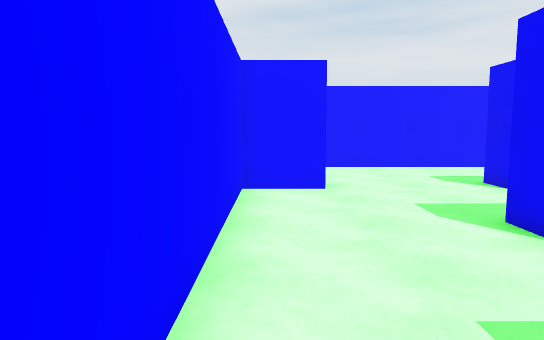
View 1 (above)

18 first-person views from a walk through a Unity game level. The camera is 1.4 m above the floor, tilts 6° down and sees 70° across. The floor is counted in squares, 1 m on a side. Each view is taken from the middle of a square. On the plan, view 1 faces up. The plan holds only what a view shows up to about 16 squares ahead; the rest is blank.

View 2
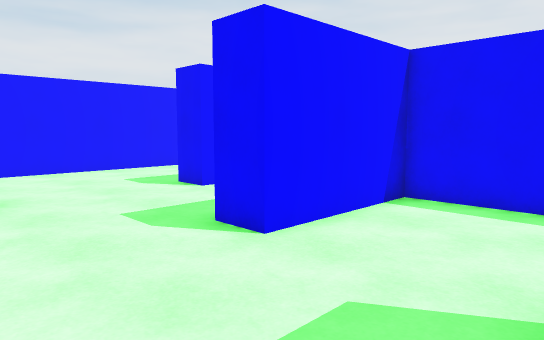

View 3
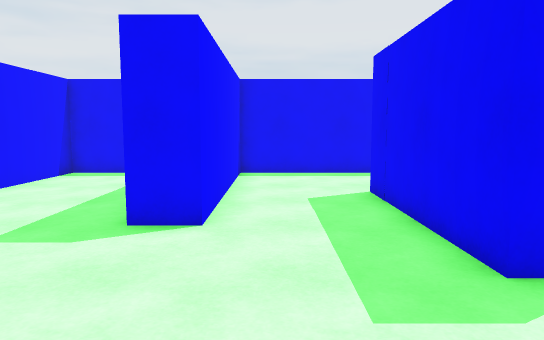

View 4
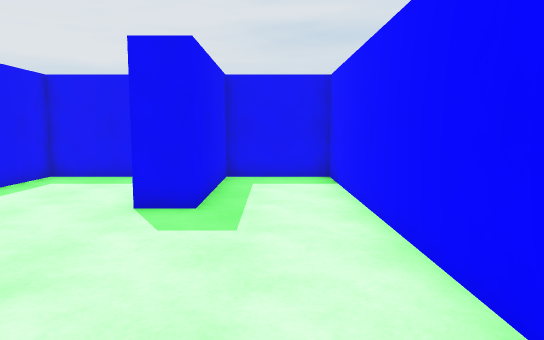

View 5
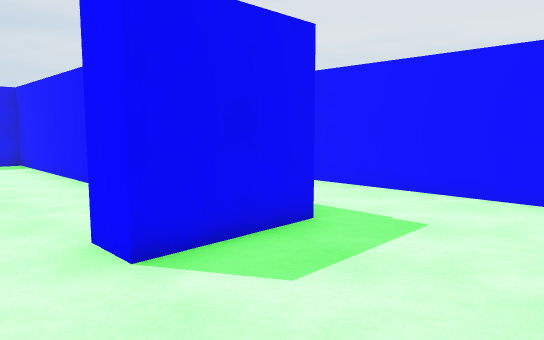

View 6
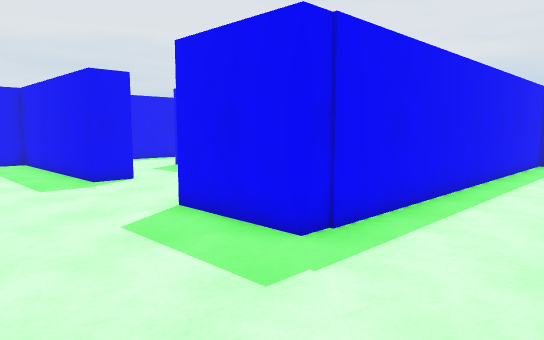

View 7
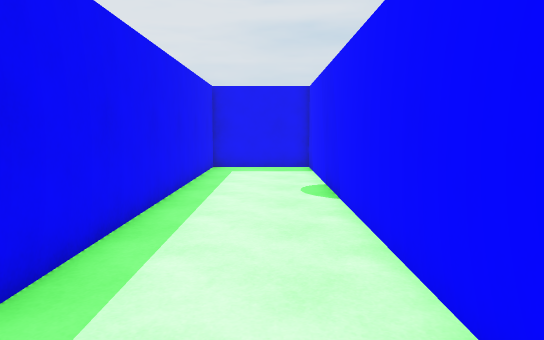

View 8
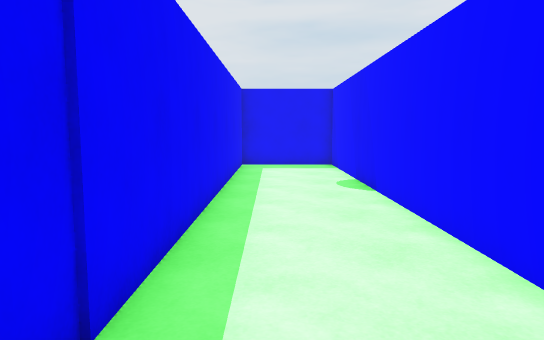

View 9
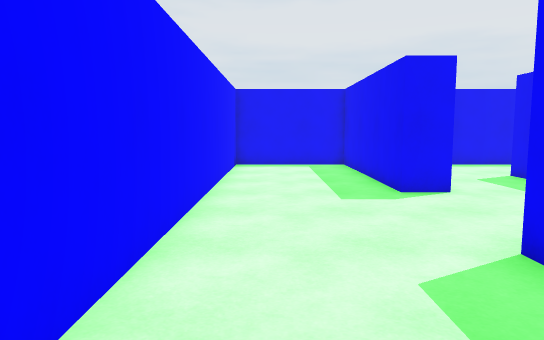

View 10
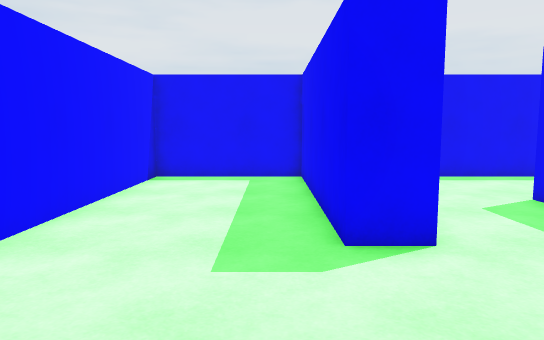

View 11
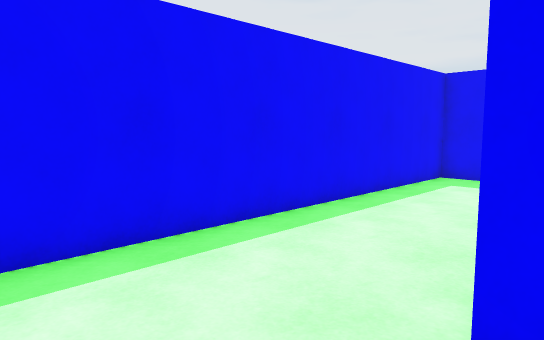

View 12
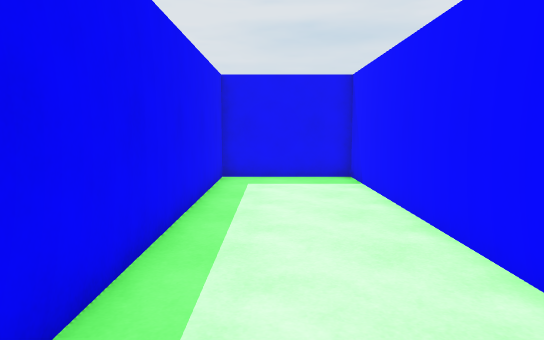

View 13
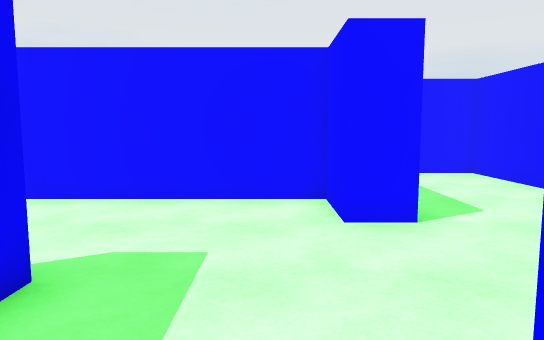

View 14
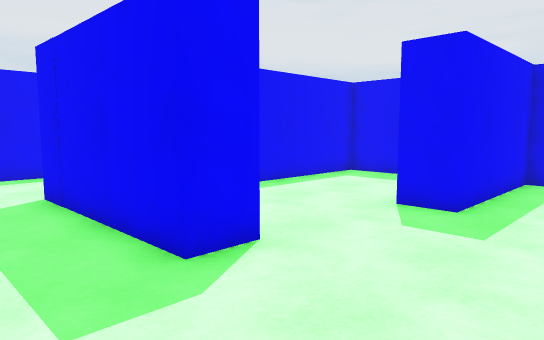

View 15
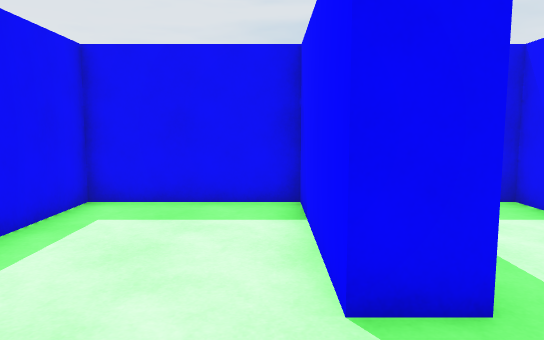

View 16
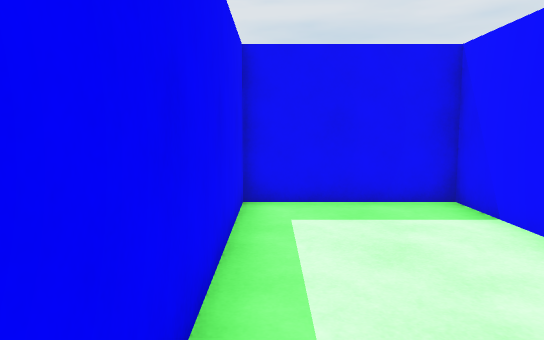

View 17
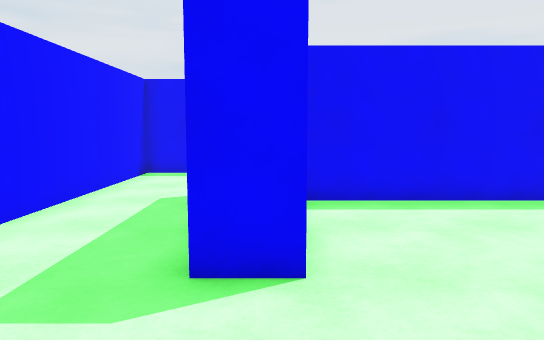

View 18
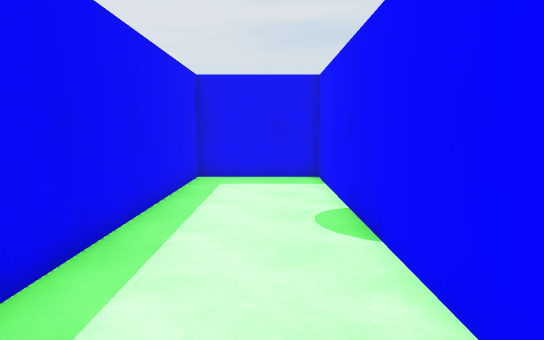

### Floor plan
Points are (right, up) in squares from view 1. A wall is a line through its corners. A room is listed if a view was taken in it or the views show most of it. See-through windows are left out.
Room 1 (views 1, 2, 3, 4, 5, 6, 7, 8, 9, 10, 11, 13, 14, 15, 16, 17, 18)
walls: (9.5, 9) (5.6, 9) (5.6, 10.2) (12.5, 10.2) (12.5, 14.4) (-5.4, 14.4) (-5.4, -3.4) (-1.8, -3.4) (-1.8, 10.2) (1.3, 10.2) (1.3, 9) (-0.7, 9) (-0.7, -3.4) (2.3, -3.4) (2.3, 1.2) (3.4, 1.2) (3.4, -3.4) (7.6, -3.4) (7.6, 4.7) (3.5, 4.7) (3.5, 5.8) (8.8, 5.8)
ways out: opening at (9.3, 7) to room 2
Room 2 (view 12)
walls: (8.7, 4.9) (8.7, -3.4) (12.5, -3.4) (12.5, 9) (9.5, 9)
ways out: opening at (9.3, 7) to room 1

Where each view was taken, in squares from view 1:
view 1: 0 up, 0 right, facing up
view 2: 1 up, 0 right, facing up-right
view 3: 8 up, 0 right, facing right
view 4: 8 up, 1 right, facing down
view 5: 14 up, 3 right, facing down-left
view 6: 14 up, 5 left, facing down-right
view 7: 11 up, 4 left, facing down
view 8: 12 up, 3 left, facing down
view 9: 13 up, 3 left, facing right
view 10: 11 up, 1 right, facing right
view 11: 8 up, 8 right, facing down-right
view 12: 8 up, 11 right, facing down
view 13: 8 up, 7 right, facing left
view 14: 8 up, 0 right, facing down-right
view 15: 4 up, 4 right, facing down
view 16: 4 up, 7 right, facing down
view 17: 5 up, 0 right, facing right
view 18: 8 up, 4 left, facing down
